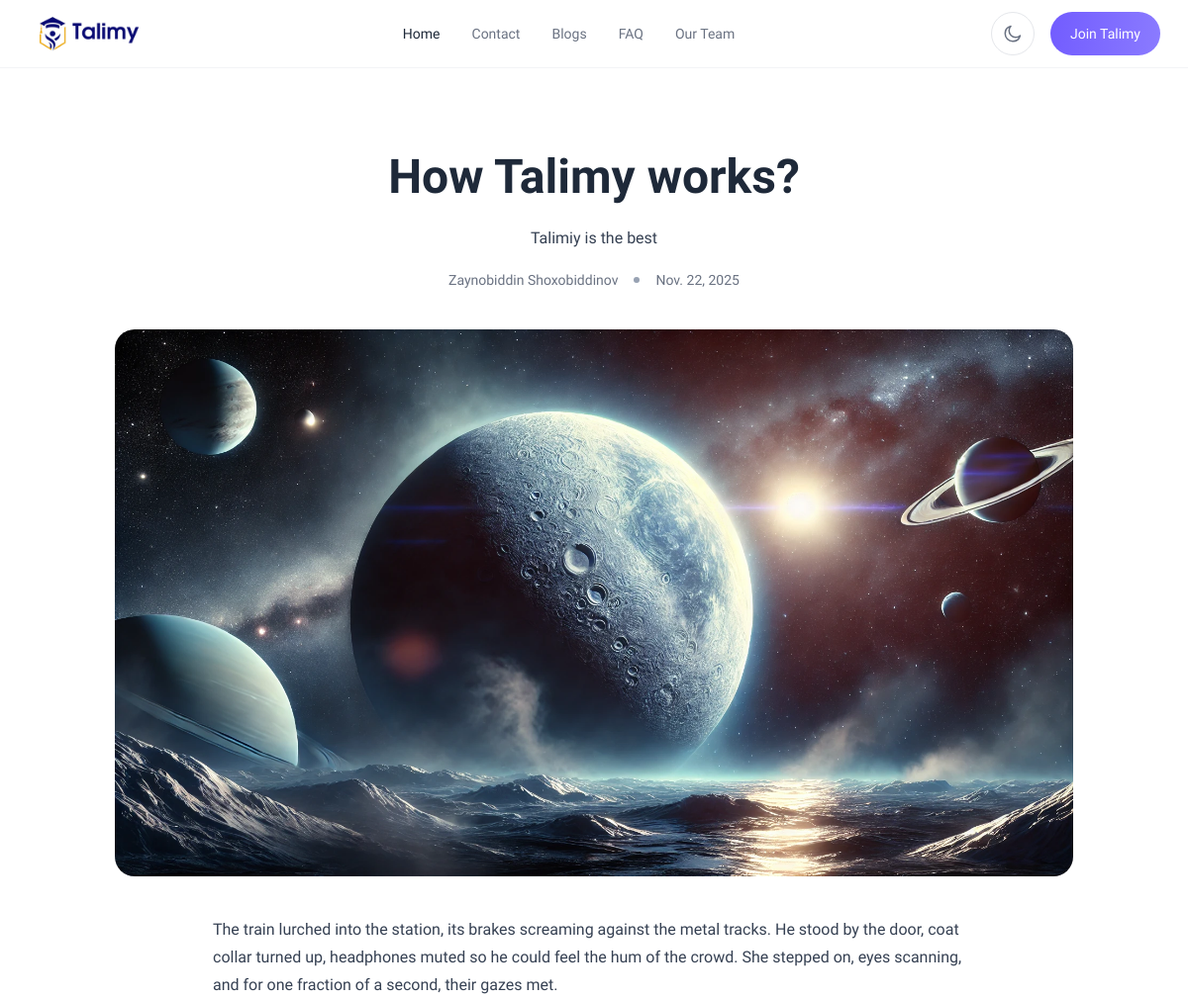
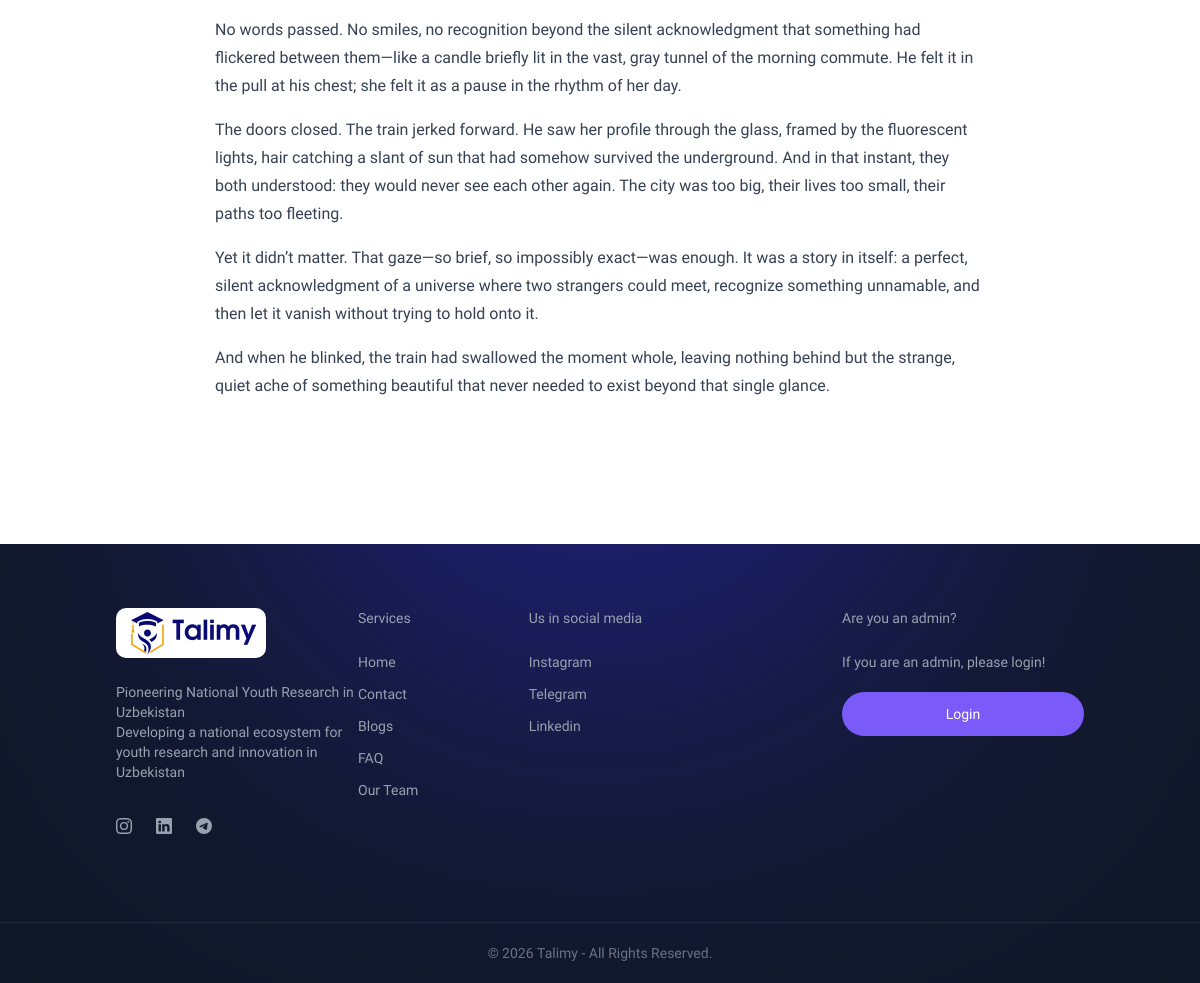
/blog-detail/1, run on the app's committed database (2 pictures, top to bottom).
### main/models.py (models this page shows, shortened)
class Blog(models.Model):
    title = models.CharField(max_length=255)
    subtitle = models.TextField(null=True, blank=True)
    owner = models.ForeignKey(User, on_delete=models.CASCADE)
    published_at = models.DateTimeField(auto_now_add=True)
    poster = models.ImageField(upload_to='posters/')
    text = RichTextField()

### main/views.py (the view)
# urls.py: path('blog-detail/<int:id>', views.blog_detail, name='blog_detail'),
def blog_detail(request, id):
    blog = models.Blog.objects.get(id = id)
    context = {
        'blog': blog
    }
    return render(request, 'blog-details.html', context)

### templates/blog-details.html (shortened to what this page needs)
{% extends "base.html" %}
{%load static%}
{%block content%}
        <section class="pt-20 pb-28">
          <div class="wrapper">
            <div class="max-w-[642px] mx-auto text-center">
              <h1
                class="mb-5 font-bold text-gray-800 text-3xl dark:text-white/90 md:text-5xl md:leading-[60px]"
              >
                {{blog.title}}
              </h1>
              <p class="text-gray-700 text-base mb-5 dark:text-gray-400">
                {{blog.subtitle}}
              </p>
              <div
                class="flex justify-center items-center text-sm text-gray-500 mb-3"
              >
                <div class="flex gap-3 items-center">
                  <p class="text-gray-500 text-sm dark:text-gray-400">
                    {{blog.owner.first_name}} {{blog.owner.last_name}}
                  </p>
                </div>
                <span class="mx-4">
                  <svg
                    xmlns="http://www.w3.org/2000/svg"
                    width="6"
                    height="6"
                    viewBox="0 0 6 6"
                    fill="none"
                  >
                    <circle cx="3" cy="3.00177" r="3" fill="#98A2B3" />
                  </svg>
                </span>
                <span class="dark:text-gray-400">{{blog.published_at.date}}</span>
              </div>
            </div>
            <div class="max-w-[980px] mx-auto my-10">
              <img
                src="{{blog.poster.url}}"
                class="w-full rounded-[20px]"
                alt=""
              />
            </div>
            <div class="max-w-[770px] mx-auto">
              <div class="space-y-3 mb-8 art">
                {{blog.text| safe}}
              </div>
            </div>
          </div>
        </section>
{%endblock%}

### templates/base.html (style rules this page uses)
html { transition: background-color 1s, color 1s; }
html, body, section, div, header { transition: background-color 1s, color 1s, background-image 1s, border-color 1s, border-radius 1s; }
section { transition: background 1s ease-in-out; }

### data on the page
Blog: title "How Talimy works?", subtitle "Talimiy is the best", owner.first_name "Zaynobiddin", owner.last_name "Shoxobiddinov", published_at "Nov. 22, 2025", poster (picture), text "The train lurched into the station, its brakes screaming against the metal tracks. He stood by the door, coat collar turned up, headphones muted so he could feel the hum of the crowd. She stepped on, eyes scanning, and for one fraction of a second, their gazes met. No words passed. No smiles, no recognition beyond the silent acknowledgment that something had flickered between them—like a candle briefly lit in the vast, gray tunnel of the morning commute. He felt it in the pull at his chest; she felt it as a pause in the rhythm of her day. The doors closed. The train jerked forward. He saw her profile through the glass, framed by the fluorescent lights, hair catching a slant of sun that had…"
